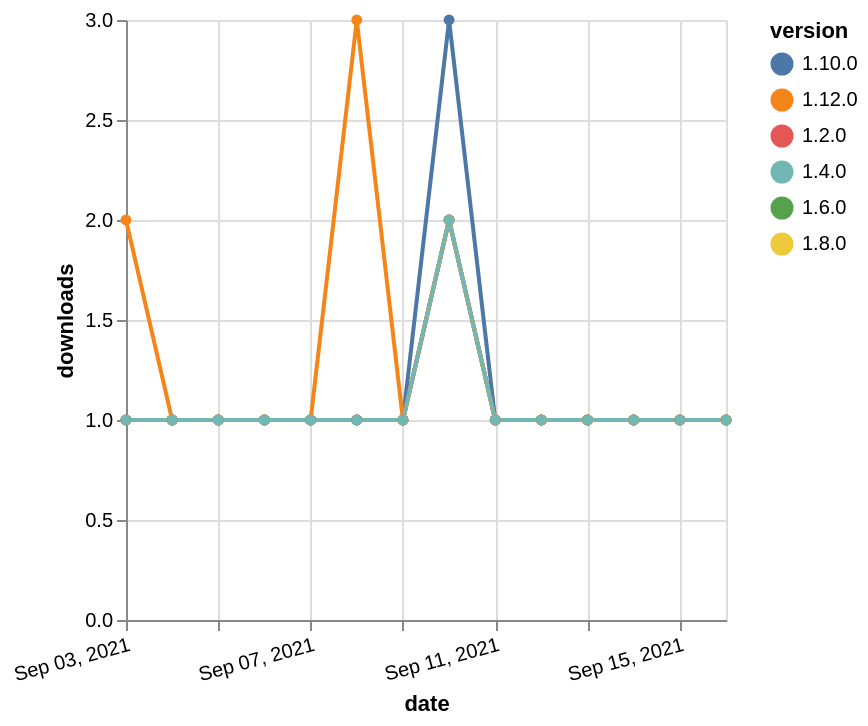

The Vega-Lite source for this figure:
### Vega-Lite specification from a JSON file in a GitHub repository (floating-point values rounded to 4 significant figures)
{"$schema": "https://vega.github.io/schema/vega-lite/v5.json", "description": "A simple bar chart with embedded data.", "data": {"values": [{"date": "2021-09-03", "total": 183, "delta": 1, "version": "1.6.0"}, {"date": "2021-09-04", "total": 184, "delta": 1, "version": "1.6.0"}, {"date": "2021-09-05", "total": 185, "delta": 1, "version": "1.6.0"}, {"date": "2021-09-06", "total": 186, "delta": 1, "version": "1.6.0"}, {"date": "2021-09-07", "total": 187, "delta": 1, "version": "1.6.0"}, {"date": "2021-09-08", "total": 188, "delta": 1, "version": "1.6.0"}, {"date": "2021-09-09", "total": 189, "delta": 1, "version": "1.6.0"}, {"date": "2021-09-10", "total": 191, "delta": 2, "version": "1.6.0"}, {"date": "2021-09-11", "total": 192, "delta": 1, "version": "1.6.0"}, {"date": "2021-09-12", "total": 193, "delta": 1, "version": "1.6.0"}, {"date": "2021-09-13", "total": 194, "delta": 1, "version": "1.6.0"}, {"date": "2021-09-14", "total": 195, "delta": 1, "version": "1.6.0"}, {"date": "2021-09-15", "total": 196, "delta": 1, "version": "1.6.0"}, {"date": "2021-09-16", "total": 197, "delta": 1, "version": "1.6.0"}, {"date": "2021-09-03", "total": 161, "delta": 1, "version": "1.8.0"}, {"date": "2021-09-04", "total": 162, "delta": 1, "version": "1.8.0"}, {"date": "2021-09-05", "total": 163, "delta": 1, "version": "1.8.0"}, {"date": "2021-09-06", "total": 164, "delta": 1, "version": "1.8.0"}, {"date": "2021-09-07", "total": 165, "delta": 1, "version": "1.8.0"}, {"date": "2021-09-08", "total": 166, "delta": 1, "version": "1.8.0"}, {"date": "2021-09-09", "total": 167, "delta": 1, "version": "1.8.0"}, {"date": "2021-09-10", "total": 169, "delta": 2, "version": "1.8.0"}, {"date": "2021-09-11", "total": 170, "delta": 1, "version": "1.8.0"}, {"date": "2021-09-12", "total": 171, "delta": 1, "version": "1.8.0"}, {"date": "2021-09-13", "total": 172, "delta": 1, "version": "1.8.0"}, {"date": "2021-09-14", "total": 173, "delta": 1, "version": "1.8.0"}, {"date": "2021-09-15", "total": 174, "delta": 1, "version": "1.8.0"}, {"date": "2021-09-16", "total": 175, "delta": 1, "version": "1.8.0"}, {"date": "2021-09-03", "total": 196, "delta": 1, "version": "1.10.0"}, {"date": "2021-09-04", "total": 197, "delta": 1, "version": "1.10.0"}, {"date": "2021-09-05", "total": 198, "delta": 1, "version": "1.10.0"}, {"date": "2021-09-06", "total": 199, "delta": 1, "version": "1.10.0"}, {"date": "2021-09-07", "total": 200, "delta": 1, "version": "1.10.0"}, {"date": "2021-09-08", "total": 201, "delta": 1, "version": "1.10.0"}, {"date": "2021-09-09", "total": 202, "delta": 1, "version": "1.10.0"}, {"date": "2021-09-10", "total": 205, "delta": 3, "version": "1.10.0"}, {"date": "2021-09-11", "total": 206, "delta": 1, "version": "1.10.0"}, {"date": "2021-09-12", "total": 207, "delta": 1, "version": "1.10.0"}, {"date": "2021-09-13", "total": 208, "delta": 1, "version": "1.10.0"}, {"date": "2021-09-14", "total": 209, "delta": 1, "version": "1.10.0"}, {"date": "2021-09-15", "total": 210, "delta": 1, "version": "1.10.0"}, {"date": "2021-09-16", "total": 211, "delta": 1, "version": "1.10.0"}, {"date": "2021-09-03", "total": 243, "delta": 1, "version": "1.2.0"}, {"date": "2021-09-04", "total": 244, "delta": 1, "version": "1.2.0"}, {"date": "2021-09-05", "total": 245, "delta": 1, "version": "1.2.0"}, {"date": "2021-09-06", "total": 246, "delta": 1, "version": "1.2.0"}, {"date": "2021-09-07", "total": 247, "delta": 1, "version": "1.2.0"}, {"date": "2021-09-08", "total": 248, "delta": 1, "version": "1.2.0"}, {"date": "2021-09-09", "total": 249, "delta": 1, "version": "1.2.0"}, {"date": "2021-09-10", "total": 251, "delta": 2, "version": "1.2.0"}, {"date": "2021-09-11", "total": 252, "delta": 1, "version": "1.2.0"}, {"date": "2021-09-12", "total": 253, "delta": 1, "version": "1.2.0"}, {"date": "2021-09-13", "total": 254, "delta": 1, "version": "1.2.0"}, {"date": "2021-09-14", "total": 255, "delta": 1, "version": "1.2.0"}, {"date": "2021-09-15", "total": 256, "delta": 1, "version": "1.2.0"}, {"date": "2021-09-16", "total": 257, "delta": 1, "version": "1.2.0"}, {"date": "2021-09-03", "total": 121, "delta": 2, "version": "1.12.0"}, {"date": "2021-09-04", "total": 122, "delta": 1, "version": "1.12.0"}, {"date": "2021-09-05", "total": 123, "delta": 1, "version": "1.12.0"}, {"date": "2021-09-06", "total": 124, "delta": 1, "version": "1.12.0"}, {"date": "2021-09-07", "total": 125, "delta": 1, "version": "1.12.0"}, {"date": "2021-09-08", "total": 128, "delta": 3, "version": "1.12.0"}, {"date": "2021-09-09", "total": 129, "delta": 1, "version": "1.12.0"}, {"date": "2021-09-10", "total": 131, "delta": 2, "version": "1.12.0"}, {"date": "2021-09-11", "total": 132, "delta": 1, "version": "1.12.0"}, {"date": "2021-09-12", "total": 133, "delta": 1, "version": "1.12.0"}, {"date": "2021-09-13", "total": 134, "delta": 1, "version": "1.12.0"}, {"date": "2021-09-14", "total": 135, "delta": 1, "version": "1.12.0"}, {"date": "2021-09-15", "total": 136, "delta": 1, "version": "1.12.0"}, {"date": "2021-09-16", "total": 137, "delta": 1, "version": "1.12.0"}, {"date": "2021-09-03", "total": 191, "delta": 1, "version": "1.4.0"}, {"date": "2021-09-04", "total": 192, "delta": 1, "version": "1.4.0"}, {"date": "2021-09-05", "total": 193, "delta": 1, "version": "1.4.0"}, {"date": "2021-09-06", "total": 194, "delta": 1, "version": "1.4.0"}, {"date": "2021-09-07", "total": 195, "delta": 1, "version": "1.4.0"}, {"date": "2021-09-08", "total": 196, "delta": 1, "version": "1.4.0"}, {"date": "2021-09-09", "total": 197, "delta": 1, "version": "1.4.0"}, {"date": "2021-09-10", "total": 199, "delta": 2, "version": "1.4.0"}, {"date": "2021-09-11", "total": 200, "delta": 1, "version": "1.4.0"}, {"date": "2021-09-12", "total": 201, "delta": 1, "version": "1.4.0"}, {"date": "2021-09-13", "total": 202, "delta": 1, "version": "1.4.0"}, {"date": "2021-09-14", "total": 203, "delta": 1, "version": "1.4.0"}, {"date": "2021-09-15", "total": 204, "delta": 1, "version": "1.4.0"}, {"date": "2021-09-16", "total": 205, "delta": 1, "version": "1.4.0"}]}, "width": "container", "mark": {"type": "line", "point": {"filled": true}}, "encoding": {"x": {"field": "date", "type": "temporal", "timeUnit": "yearmonthdate", "title": "date", "axis": {"labelAngle": -15}}, "y": {"field": "delta", "type": "quantitative", "title": "downloads"}, "color": {"field": "version", "type": "nominal"}, "tooltip": {"field": "delta"}}}
